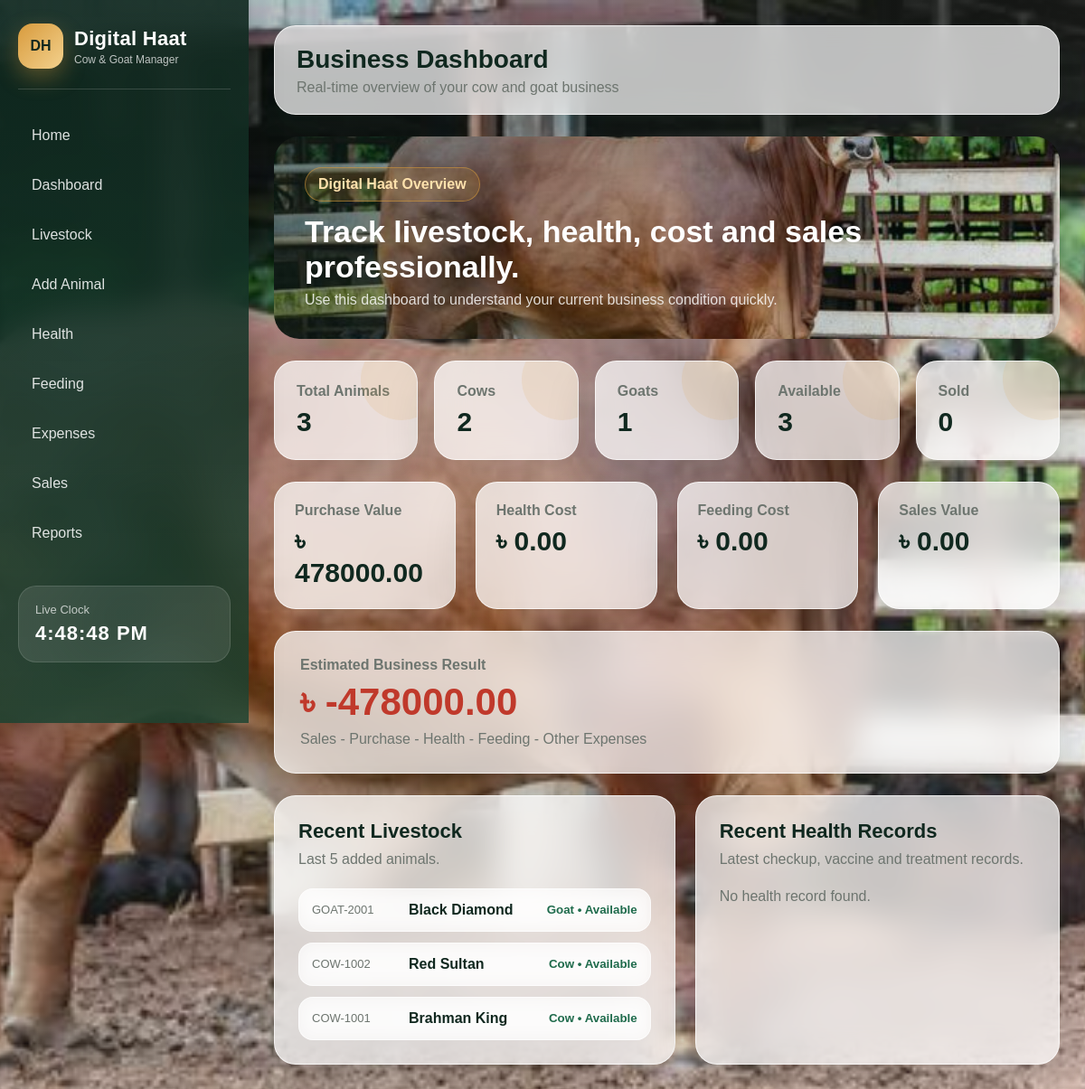
/dashboard, run on the app's committed database.
### digital_haat_cow_goat_management_system/app.py (models this page shows)
class Animal(db.Model):
    id = db.Column(db.Integer, primary_key=True)
    tag_number = db.Column(db.String(50), nullable=False, unique=True)
    animal_type = db.Column(db.String(20), nullable=False)  # Cow or Goat
    name = db.Column(db.String(100), nullable=False)
    breed = db.Column(db.String(100), nullable=False)
    gender = db.Column(db.String(20), nullable=False)
    age_months = db.Column(db.Integer, nullable=False)
    weight_kg = db.Column(db.Float, nullable=False)
    purchase_price = db.Column(db.Float, nullable=False)
    purchase_date = db.Column(db.Date, nullable=False)
    status = db.Column(db.String(30), nullable=False, default="Available")
    location = db.Column(db.String(150), nullable=False)
    notes = db.Column(db.Text, nullable=True)
    created_at = db.Column(db.DateTime, nullable=False, default=datetime.utcnow)
    health_records = db.relationship("HealthRecord", backref="animal", lazy=True, cascade="all, delete-orphan")
    feeding_records = db.relationship("FeedingRecord", backref="animal", lazy=True, cascade="all, delete-orphan")
    sale_records = db.relationship("SaleRecord", backref="animal", lazy=True, cascade="all, delete-orphan")

### digital_haat_cow_goat_management_system/app.py (the view)
@app.route("/dashboard")
def dashboard():
    animals = Animal.query.all()
    total_animals = Animal.query.count()
    total_cows = Animal.query.filter_by(animal_type="Cow").count()
    total_goats = Animal.query.filter_by(animal_type="Goat").count()
    available_animals = Animal.query.filter_by(status="Available").count()
    sold_animals = Animal.query.filter_by(status="Sold").count()
    purchase_value = get_total_purchase_value(animals)
    health_cost = get_total_health_cost()
    feeding_cost = get_total_feeding_cost()
    expense_cost = get_total_expense_cost()
    sales_value = get_total_sales_value()
    estimated_profit = sales_value - purchase_value - health_cost - feeding_cost - expense_cost
    recent_animals = Animal.query.order_by(Animal.created_at.desc()).limit(5).all()
    recent_health = HealthRecord.query.order_by(HealthRecord.record_date.desc()).limit(5).all()
    return render_template(
        "dashboard.html",
        total_animals=total_animals,
        total_cows=total_cows,
        total_goats=total_goats,
        available_animals=available_animals,
        sold_animals=sold_animals,
        purchase_value=purchase_value,
        health_cost=health_cost,
        feeding_cost=feeding_cost,
        expense_cost=expense_cost,
        sales_value=sales_value,
        estimated_profit=estimated_profit,
        recent_animals=recent_animals,
        recent_health=recent_health
    )

### digital_haat_cow_goat_management_system/app.py (called while the page is built)
def get_total_purchase_value(animals):
    total = 0
    for animal in animals:
        total = total + animal.purchase_price
    return total

def get_total_health_cost():
    records = HealthRecord.query.all()
    total = 0
    for record in records:
        total = total + record.cost
    return total

def get_total_feeding_cost():
    records = FeedingRecord.query.all()
    total = 0
    for record in records:
        total = total + record.cost
    return total

def get_total_expense_cost():
    records = ExpenseRecord.query.all()
    total = 0
    for record in records:
        total = total + record.amount
    return total

def get_total_sales_value():
    records = SaleRecord.query.all()
    total = 0
    for record in records:
        total = total + record.sale_price
    return total

### digital_haat_cow_goat_management_system/templates/dashboard.html
{% extends 'base.html' %}
{% block page_title %}Business Dashboard{% endblock %}
{% block page_subtitle %}Real-time overview of your cow and goat business{% endblock %}
{% block content %}
<section class="dashboard-banner">
    <div>
        <span>Digital Haat Overview</span>
        <h2>Track livestock, health, cost and sales professionally.</h2>
        <p>Use this dashboard to understand your current business condition quickly.</p>
    </div>
</section>
<section class="quick-stats dashboard-stats">
    <div class="stat-card"><p>Total Animals</p><h3>{{ total_animals }}</h3></div>
    <div class="stat-card"><p>Cows</p><h3>{{ total_cows }}</h3></div>
    <div class="stat-card"><p>Goats</p><h3>{{ total_goats }}</h3></div>
    <div class="stat-card"><p>Available</p><h3>{{ available_animals }}</h3></div>
    <div class="stat-card"><p>Sold</p><h3>{{ sold_animals }}</h3></div>
</section>
<section class="content-grid four-columns">
    <div class="money-card"><p>Purchase Value</p><h3>৳ {{ '%.2f'|format(purchase_value) }}</h3></div>
    <div class="money-card"><p>Health Cost</p><h3>৳ {{ '%.2f'|format(health_cost) }}</h3></div>
    <div class="money-card"><p>Feeding Cost</p><h3>৳ {{ '%.2f'|format(feeding_cost) }}</h3></div>
    <div class="money-card"><p>Sales Value</p><h3>৳ {{ '%.2f'|format(sales_value) }}</h3></div>
</section>
<section class="profit-box {% if estimated_profit >= 0 %}profit-positive{% else %}profit-negative{% endif %}">
    <p>Estimated Business Result</p>
    <h2>৳ {{ '%.2f'|format(estimated_profit) }}</h2>
    <span>Sales - Purchase - Health - Feeding - Other Expenses</span>
</section>
<section class="content-grid two-columns">
    <div class="panel-card">
        <div class="section-heading">
            <h3>Recent Livestock</h3>
            <p>Last 5 added animals.</p>
        </div>
        <div class="simple-list">
            {% for animal in recent_animals %}
                <a href="{{ url_for('animal_detail', animal_id=animal.id) }}">
                    <span>{{ animal.tag_number }}</span>
                    <strong>{{ animal.name }}</strong>
                    <small>{{ animal.animal_type }} • {{ animal.status }}</small>
                </a>
            {% else %}
                <p class="empty-text">No animal found.</p>
            {% endfor %}
        </div>
    </div>
    <div class="panel-card">
        <div class="section-heading">
            <h3>Recent Health Records</h3>
            <p>Latest checkup, vaccine and treatment records.</p>
        </div>
        <div class="simple-list">
            {% for record in recent_health %}
                <a href="{{ url_for('animal_detail', animal_id=record.animal.id) }}">
                    <span>{{ record.record_date.strftime('%d %b %Y') }}</span>
                    <strong>{{ record.animal.name }}</strong>
                    <small>{{ record.record_type }} • ৳ {{ record.cost }}</small>
                </a>
            {% else %}
                <p class="empty-text">No health record found.</p>
            {% endfor %}
        </div>
    </div>
</section>
{% endblock %}

### data on the page
Animal: tag_number "GOAT-2001", name "Black Diamond", animal_type "Goat", status "Available"
Animal: tag_number "COW-1002", name "Red Sultan", animal_type "Cow", status "Available"
Animal: tag_number "COW-1001", name "Brahman King", animal_type "Cow", status "Available"

### other printed values
{{ total_animals }} "3"
{{ total_cows }} "2"
{{ total_goats }} "1"
{{ available_animals }} "3"
{{ sold_animals }} "0"
{{ '%.2f'|format(purchase_value) }} "478000.00"
{{ '%.2f'|format(health_cost) }} "0.00"
{{ '%.2f'|format(feeding_cost) }} "0.00"
{{ '%.2f'|format(sales_value) }} "0.00"
{{ '%.2f'|format(estimated_profit) }} "-478000.00"
